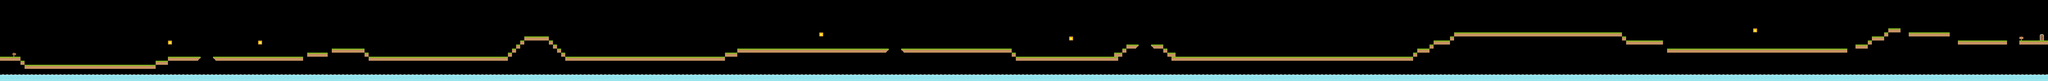

This game map was drawn from its Tiled (.tmx) file and the tilesets committed beside it. A one-line description and the trimmed map source follow:
An orthogonal 500x20 tile map with 70x70 px tiles, 1 tile layer (Tile Layer 1) and 338 objects (252x Item, 51x Floor, 31x Enemy, Player, DieZone, ...).

<map version="1.0" orientation="orthogonal" renderorder="right-down" width="500" height="20" tilewidth="70" tileheight="70">
 <tileset firstgid="1" name="tiles_spritesheet" tilewidth="70" tileheight="70" spacing="2">
  <image source="tiles_spritesheet.png" width="914" height="936" />
 </tileset>
 <layer name="Tile Layer 1" width="500" height="20">
  <data>[10000 cells, 1490 non-empty, 10 distinct tile ids]</data>
 </layer>
 <objectgroup name="Objects">
  <object name="Player" type="Player" x="73.6061" y="811.636" width="66" height="92">
   <properties>
    <property name="AnimationDelay" value="0.1" />
    <property name="ClimbCount" value="2" />
    <property name="ClimbPath" value="alienBlue_climb%d.png" />
    <property name="CollisionBitmask" value="2" />
    <property name="DuckCount" value="1" />
    <property name="DuckPath" value="alienBlue_duck%d.png" />
    <property name="DynamicBody" value="true" />
    <property name="GravityEnable" value="true" />
    <property name="HurtCount" value="1" />
    <property name="HurtPath" value="alienBlue_hurt%d.png" />
    <property name="ImageCount" value="1" />
    <property name="ImagePath" value="alienBlue_idle%d.png" />
    <property name="JumpCount" value="1" />
    <property name="JumpPath" value="alienBlue_jump%d.png" />
    <property name="RunCount" value="2" />
    <property name="RunPath" value="alienBlue_walk%d.png" />
    <property name="SwimCount" value="2" />
    <property name="SwimPath" value="alienBlue_swim%d.png" />
   </properties>
  </object>
  <object name="Water" type="DieZone" x="-1.665" y="1357.02" width="35079.3" height="37.97">
   <properties>
    <property name="CollisionBitmask" value="1" />
    <property name="DynamicBody" value="false" />
   </properties>
  </object>
  <object name="Floor" type="Floor" x="0" y="980" width="350" height="70">
   <properties>
    <property name="CollisionBitmask" value="3" />
   </properties>
  </object>
  <object name="Floor" type="Floor" x="420" y="1120" width="2240" height="70">
   <properties>
    <property name="CollisionBitmask" value="3" />
   </properties>
  </object>
  <object name="Floor" type="Floor" x="350" y="1050" width="70" height="70">
   <properties>
    <property name="CollisionBitmask" value="3" />
   </properties>
  </object>
  <object name="Floor" type="Floor" x="2660" y="1050" width="210" height="70">
   <properties>
    <property name="CollisionBitmask" value="3" />
   </properties>
  </object>
  <object name="Floor" type="Floor" x="2870" y="980" width="560" height="70">
   <properties>
    <property name="CollisionBitmask" value="3" />
   </properties>
  </object>
  <object name="Floor" type="Floor" x="3640" y="980" width="1540" height="70">
   <properties>
    <property name="CollisionBitmask" value="3" />
   </properties>
  </object>
  </objectgroup>
</map>
<!-- 330 of 338 objects omitted -->
